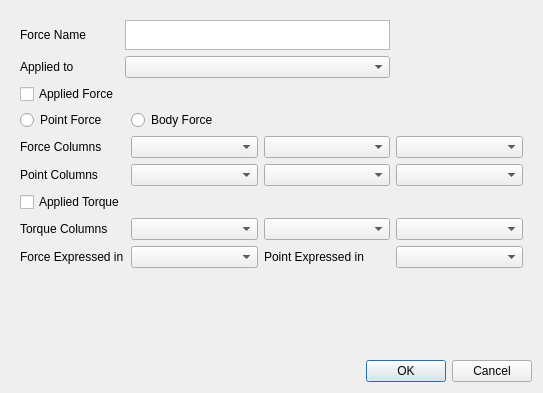
<?xml version="1.0" encoding="UTF-8"?>
<ui version="4.0">
 <class>vsCreateEditExternalForcesUI</class>
 <widget class="QDialog" name="vsCreateEditExternalForcesUI">
  <property name="geometry">
   <rect>
    <x>0</x>
    <y>0</y>
    <width>543</width>
    <height>393</height>
   </rect>
  </property>
  <property name="windowTitle">
   <string>Create/Edit ExternalForce</string>
  </property>
  <layout class="QVBoxLayout" name="verticalLayout">
   <item>
    <widget class="QWidget" name="widget" native="true">
     <layout class="QGridLayout" name="gridLayout">
      <item row="7" column="4">
       <widget class="QComboBox" name="TorqueColoum3CB">
        <property name="sizePolicy">
         <sizepolicy hsizetype="Preferred" vsizetype="Fixed">
          <horstretch>1</horstretch>
          <verstretch>0</verstretch>
         </sizepolicy>
        </property>
        <property name="maximumSize">
         <size>
          <width>16777215</width>
          <height>30</height>
         </size>
        </property>
       </widget>
      </item>
      <item row="8" column="0" colspan="2">
       <widget class="QLabel" name="label_6">
        <property name="sizePolicy">
         <sizepolicy hsizetype="Preferred" vsizetype="Fixed">
          <horstretch>0</horstretch>
          <verstretch>0</verstretch>
         </sizepolicy>
        </property>
        <property name="maximumSize">
         <size>
          <width>16777215</width>
          <height>30</height>
         </size>
        </property>
        <property name="text">
         <string>Force Expressed in</string>
        </property>
       </widget>
      </item>
      <item row="7" column="3">
       <widget class="QComboBox" name="TorqueColoum2CB">
        <property name="sizePolicy">
         <sizepolicy hsizetype="Preferred" vsizetype="Fixed">
          <horstretch>1</horstretch>
          <verstretch>0</verstretch>
         </sizepolicy>
        </property>
        <property name="maximumSize">
         <size>
          <width>16777215</width>
          <height>30</height>
         </size>
        </property>
       </widget>
      </item>
      <item row="8" column="2">
       <widget class="QComboBox" name="ForceExpressedInCB">
        <property name="sizePolicy">
         <sizepolicy hsizetype="Preferred" vsizetype="Fixed">
          <horstretch>0</horstretch>
          <verstretch>0</verstretch>
         </sizepolicy>
        </property>
        <property name="maximumSize">
         <size>
          <width>16777215</width>
          <height>30</height>
         </size>
        </property>
       </widget>
      </item>
      <item row="5" column="4">
       <widget class="QComboBox" name="PointColoum3CB">
        <property name="sizePolicy">
         <sizepolicy hsizetype="Preferred" vsizetype="Fixed">
          <horstretch>1</horstretch>
          <verstretch>0</verstretch>
         </sizepolicy>
        </property>
        <property name="maximumSize">
         <size>
          <width>16777215</width>
          <height>30</height>
         </size>
        </property>
       </widget>
      </item>
      <item row="8" column="3">
       <widget class="QLabel" name="label_7">
        <property name="sizePolicy">
         <sizepolicy hsizetype="Preferred" vsizetype="Fixed">
          <horstretch>1</horstretch>
          <verstretch>0</verstretch>
         </sizepolicy>
        </property>
        <property name="maximumSize">
         <size>
          <width>16777215</width>
          <height>30</height>
         </size>
        </property>
        <property name="text">
         <string>Point Expressed in</string>
        </property>
       </widget>
      </item>
      <item row="6" column="0" colspan="2">
       <widget class="QCheckBox" name="checkBox_2">
        <property name="sizePolicy">
         <sizepolicy hsizetype="Minimum" vsizetype="Maximum">
          <horstretch>0</horstretch>
          <verstretch>0</verstretch>
         </sizepolicy>
        </property>
        <property name="maximumSize">
         <size>
          <width>16777215</width>
          <height>30</height>
         </size>
        </property>
        <property name="text">
         <string>Applied Torque</string>
        </property>
       </widget>
      </item>
      <item row="5" column="2">
       <widget class="QComboBox" name="PointColoum1CB">
        <property name="sizePolicy">
         <sizepolicy hsizetype="Preferred" vsizetype="Fixed">
          <horstretch>1</horstretch>
          <verstretch>0</verstretch>
         </sizepolicy>
        </property>
        <property name="maximumSize">
         <size>
          <width>16777215</width>
          <height>30</height>
         </size>
        </property>
       </widget>
      </item>
      <item row="2" column="0">
       <widget class="QCheckBox" name="AppliedForceComboB">
        <property name="sizePolicy">
         <sizepolicy hsizetype="Minimum" vsizetype="Maximum">
          <horstretch>0</horstretch>
          <verstretch>0</verstretch>
         </sizepolicy>
        </property>
        <property name="maximumSize">
         <size>
          <width>16777215</width>
          <height>30</height>
         </size>
        </property>
        <property name="text">
         <string>Applied Force</string>
        </property>
       </widget>
      </item>
      <item row="7" column="0" colspan="2">
       <widget class="QLabel" name="label_5">
        <property name="sizePolicy">
         <sizepolicy hsizetype="Preferred" vsizetype="Fixed">
          <horstretch>0</horstretch>
          <verstretch>0</verstretch>
         </sizepolicy>
        </property>
        <property name="maximumSize">
         <size>
          <width>16777215</width>
          <height>30</height>
         </size>
        </property>
        <property name="text">
         <string>Torque Columns</string>
        </property>
       </widget>
      </item>
      <item row="4" column="3">
       <widget class="QComboBox" name="ForceColoum2CB">
        <property name="sizePolicy">
         <sizepolicy hsizetype="Preferred" vsizetype="Fixed">
          <horstretch>1</horstretch>
          <verstretch>0</verstretch>
         </sizepolicy>
        </property>
        <property name="maximumSize">
         <size>
          <width>16777215</width>
          <height>30</height>
         </size>
        </property>
       </widget>
      </item>
      <item row="5" column="0">
       <widget class="QLabel" name="label_4">
        <property name="sizePolicy">
         <sizepolicy hsizetype="Preferred" vsizetype="Fixed">
          <horstretch>0</horstretch>
          <verstretch>0</verstretch>
         </sizepolicy>
        </property>
        <property name="maximumSize">
         <size>
          <width>16777215</width>
          <height>30</height>
         </size>
        </property>
        <property name="text">
         <string>Point Columns</string>
        </property>
       </widget>
      </item>
      <item row="4" column="4">
       <widget class="QComboBox" name="ForceFoloum3CB">
        <property name="sizePolicy">
         <sizepolicy hsizetype="Preferred" vsizetype="Fixed">
          <horstretch>1</horstretch>
          <verstretch>0</verstretch>
         </sizepolicy>
        </property>
        <property name="maximumSize">
         <size>
          <width>16777215</width>
          <height>30</height>
         </size>
        </property>
       </widget>
      </item>
      <item row="4" column="2">
       <widget class="QComboBox" name="ForceColoum1CB">
        <property name="sizePolicy">
         <sizepolicy hsizetype="Preferred" vsizetype="Fixed">
          <horstretch>1</horstretch>
          <verstretch>0</verstretch>
         </sizepolicy>
        </property>
        <property name="maximumSize">
         <size>
          <width>16777215</width>
          <height>30</height>
         </size>
        </property>
       </widget>
      </item>
      <item row="0" column="0">
       <widget class="QLabel" name="label">
        <property name="sizePolicy">
         <sizepolicy hsizetype="Preferred" vsizetype="Maximum">
          <horstretch>0</horstretch>
          <verstretch>0</verstretch>
         </sizepolicy>
        </property>
        <property name="maximumSize">
         <size>
          <width>16777215</width>
          <height>30</height>
         </size>
        </property>
        <property name="text">
         <string>Force Name</string>
        </property>
       </widget>
      </item>
      <item row="4" column="0">
       <widget class="QLabel" name="label_3">
        <property name="sizePolicy">
         <sizepolicy hsizetype="Preferred" vsizetype="Fixed">
          <horstretch>0</horstretch>
          <verstretch>0</verstretch>
         </sizepolicy>
        </property>
        <property name="maximumSize">
         <size>
          <width>16777215</width>
          <height>30</height>
         </size>
        </property>
        <property name="text">
         <string>Force Columns</string>
        </property>
       </widget>
      </item>
      <item row="1" column="0">
       <widget class="QLabel" name="label_2">
        <property name="sizePolicy">
         <sizepolicy hsizetype="Preferred" vsizetype="Maximum">
          <horstretch>0</horstretch>
          <verstretch>0</verstretch>
         </sizepolicy>
        </property>
        <property name="maximumSize">
         <size>
          <width>16777215</width>
          <height>30</height>
         </size>
        </property>
        <property name="text">
         <string>Applied to</string>
        </property>
       </widget>
      </item>
      <item row="7" column="2">
       <widget class="QComboBox" name="TorqueColoum1CB">
        <property name="sizePolicy">
         <sizepolicy hsizetype="Preferred" vsizetype="Fixed">
          <horstretch>1</horstretch>
          <verstretch>0</verstretch>
         </sizepolicy>
        </property>
        <property name="maximumSize">
         <size>
          <width>16777215</width>
          <height>30</height>
         </size>
        </property>
       </widget>
      </item>
      <item row="0" column="1" colspan="3">
       <widget class="QPlainTextEdit" name="ForceNameTE">
        <property name="sizePolicy">
         <sizepolicy hsizetype="Expanding" vsizetype="Maximum">
          <horstretch>0</horstretch>
          <verstretch>0</verstretch>
         </sizepolicy>
        </property>
        <property name="maximumSize">
         <size>
          <width>16777215</width>
          <height>30</height>
         </size>
        </property>
        <property name="horizontalScrollBarPolicy">
         <enum>Qt::ScrollBarAlwaysOff</enum>
        </property>
        <property name="lineWrapMode">
         <enum>QPlainTextEdit::NoWrap</enum>
        </property>
       </widget>
      </item>
      <item row="8" column="4">
       <widget class="QComboBox" name="PointExpressedInCB">
        <property name="sizePolicy">
         <sizepolicy hsizetype="Preferred" vsizetype="Fixed">
          <horstretch>1</horstretch>
          <verstretch>0</verstretch>
         </sizepolicy>
        </property>
        <property name="maximumSize">
         <size>
          <width>16777215</width>
          <height>30</height>
         </size>
        </property>
       </widget>
      </item>
      <item row="1" column="1" colspan="3">
       <widget class="QComboBox" name="AppliedToBodyCB">
        <property name="sizePolicy">
         <sizepolicy hsizetype="Preferred" vsizetype="Maximum">
          <horstretch>0</horstretch>
          <verstretch>0</verstretch>
         </sizepolicy>
        </property>
        <property name="maximumSize">
         <size>
          <width>16777215</width>
          <height>30</height>
         </size>
        </property>
       </widget>
      </item>
      <item row="5" column="3">
       <widget class="QComboBox" name="PointColoum2CB">
        <property name="sizePolicy">
         <sizepolicy hsizetype="Preferred" vsizetype="Fixed">
          <horstretch>1</horstretch>
          <verstretch>0</verstretch>
         </sizepolicy>
        </property>
        <property name="maximumSize">
         <size>
          <width>16777215</width>
          <height>30</height>
         </size>
        </property>
       </widget>
      </item>
      <item row="3" column="0">
       <widget class="QRadioButton" name="radioButton">
        <property name="sizePolicy">
         <sizepolicy hsizetype="Minimum" vsizetype="Maximum">
          <horstretch>0</horstretch>
          <verstretch>0</verstretch>
         </sizepolicy>
        </property>
        <property name="maximumSize">
         <size>
          <width>16777215</width>
          <height>30</height>
         </size>
        </property>
        <property name="text">
         <string>Point Force</string>
        </property>
       </widget>
      </item>
      <item row="3" column="2">
       <widget class="QRadioButton" name="radioButton_2">
        <property name="sizePolicy">
         <sizepolicy hsizetype="Minimum" vsizetype="Maximum">
          <horstretch>0</horstretch>
          <verstretch>0</verstretch>
         </sizepolicy>
        </property>
        <property name="maximumSize">
         <size>
          <width>16777215</width>
          <height>30</height>
         </size>
        </property>
        <property name="text">
         <string>Body Force</string>
        </property>
       </widget>
      </item>
     </layout>
    </widget>
   </item>
   <item>
    <spacer name="verticalSpacer">
     <property name="orientation">
      <enum>Qt::Vertical</enum>
     </property>
     <property name="sizeHint" stdset="0">
      <size>
       <width>20</width>
       <height>40</height>
      </size>
     </property>
    </spacer>
   </item>
   <item>
    <layout class="QHBoxLayout" name="horizontalLayout_3">
     <item>
      <spacer name="horizontalSpacer">
       <property name="orientation">
        <enum>Qt::Horizontal</enum>
       </property>
       <property name="sizeHint" stdset="0">
        <size>
         <width>40</width>
         <height>20</height>
        </size>
       </property>
      </spacer>
     </item>
     <item>
      <widget class="QPushButton" name="Ok">
       <property name="text">
        <string>OK</string>
       </property>
      </widget>
     </item>
     <item>
      <widget class="QPushButton" name="Cancel">
       <property name="text">
        <string>Cancel</string>
       </property>
      </widget>
     </item>
    </layout>
   </item>
  </layout>
 </widget>
 <resources/>
 <connections/>
</ui>
